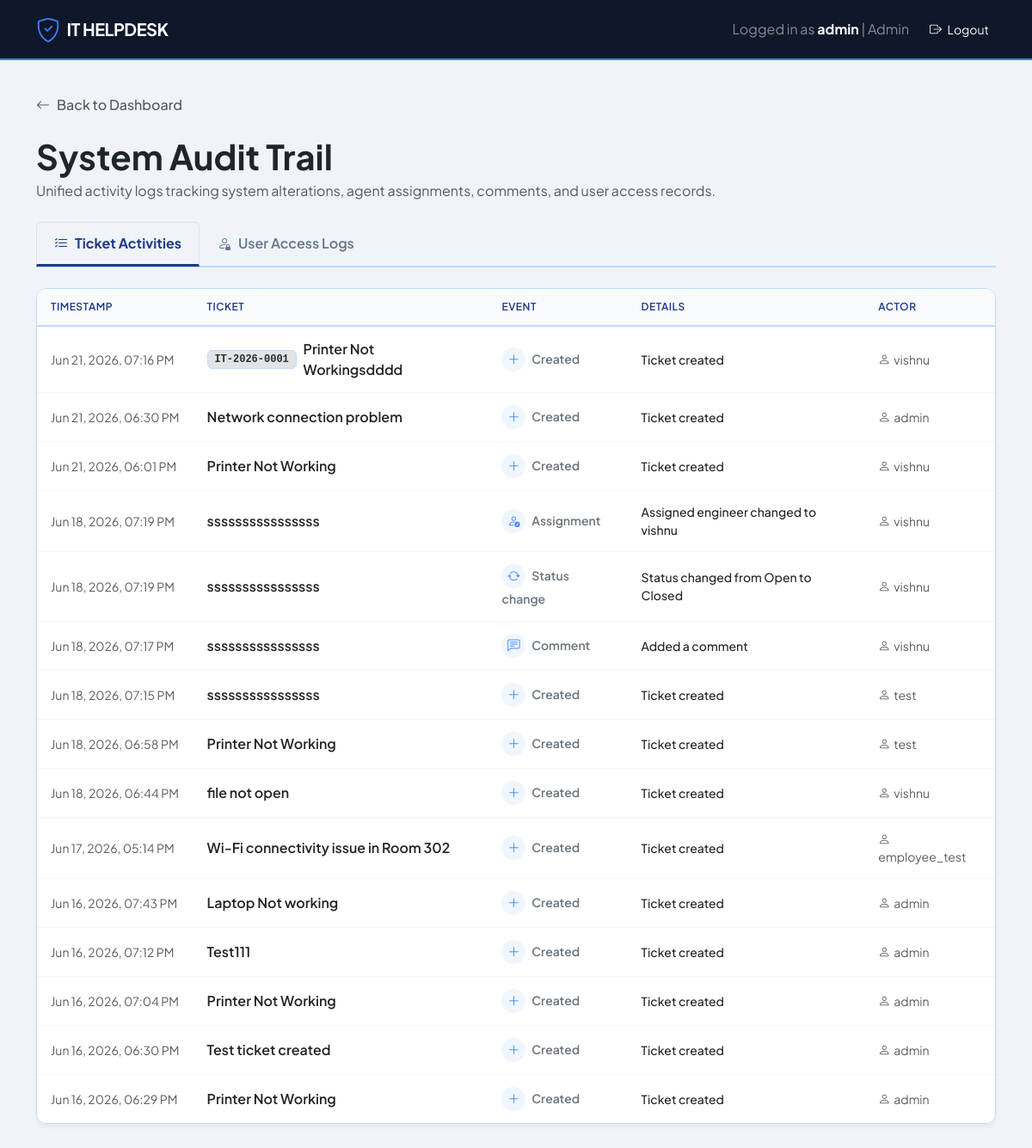
The app's page /audit-log/ (signed in) with its own data.
### tickets/models.py (models this page shows, shortened)
class TicketActivity(models.Model):
    class EventType(models.TextChoices):
        CREATED = 'CREATED', 'Created'
        COMMENT = 'COMMENT', 'Comment'
        ATTACHMENT = 'ATTACHMENT', 'Attachment'
        STATUS = 'STATUS', 'Status change'
        ASSIGNMENT = 'ASSIGNMENT', 'Assignment'
        UPDATE = 'UPDATE', 'Update'
    ticket = models.ForeignKey(Ticket, on_delete=models.CASCADE, related_name='activities')
    actor = models.ForeignKey(User, on_delete=models.SET_NULL, null=True, blank=True)
    event_type = models.CharField(max_length=20, choices=EventType.choices)
    message = models.CharField(max_length=255)
    created_at = models.DateTimeField(auto_now_add=True)
    class Meta:
        ordering = ['-created_at']
        verbose_name_plural = 'ticket activities'

class Ticket(models.Model):
    ticket_number = models.CharField(max_length=20, unique=True, null=True, blank=True)
    subject = models.CharField(max_length=200)
    description = models.TextField()
    CATEGORY_CHOICES = [
        ('Hardware', 'Hardware'),
        ('Software', 'Software'),
        ('Network', 'Network'),
        ('Printer', 'Printer'),
        ('Email', 'Email'),
        ('SAP MM', 'SAP MM'),
        ('SAP PP', 'SAP PP'),
        ('SAP FI', 'SAP FI'),
        ('SAP SD', 'SAP SD'),
        ('Access Request', 'Access Request'),
    ]
    category = models.CharField(max_length=20, choices=CATEGORY_CHOICES, default='Software')
    PRIORITY_CHOICES = [
        ('Low', 'Low'),
        ('Medium', 'Medium'),
        ('High', 'High'),
        ('Critical', 'Critical'),
    ]
    priority = models.CharField(max_length=20, choices=PRIORITY_CHOICES)
    STATUS_CHOICES = [
        ('Open', 'Open'),
        ('In Progress', 'In Progress'),
        ('Resolved', 'Resolved'),
        ('Closed', 'Closed'),
    ]
    status = models.CharField(max_length=20, choices=STATUS_CHOICES, default='Open')
    created_at = models.DateTimeField(auto_now_add=True)
    resolved_at = models.DateTimeField(null=True, blank=True)
    created_by = models.ForeignKey(User, on_delete=models.CASCADE, related_name='created_tickets', null=True, blank=True)
    assigned_to = models.ForeignKey(User, on_delete=models.SET_NULL, related_name='assigned_tickets', null=True, blank=True)

### tickets/views.py (the view)
# urls.py: path('audit-log/', views.audit_log, name='audit_log'),
@login_required
def audit_log(request):
    if not user_can_manage_tickets(request.user):
        raise PermissionDenied("Only IT Support and Admin users can access the Audit Log.")
    ticket_activities = TicketActivity.objects.select_related('ticket', 'actor').all().order_by('-created_at')[:200]
    user_activities = UserActivityLog.objects.select_related('user').all().order_by('-timestamp')[:200]
    context = {
        'ticket_activities': ticket_activities,
        'user_activities': user_activities,
        'user_role': get_user_role(request.user),
    }
    return render(request, 'tickets/audit_log.html', context)

### accounts/models.py (called while the page is built)
def get_user_role(user):
    if user.is_superuser:
        return UserProfile.Role.ADMIN
    try:
        return UserProfile.Role(user.profile.role)
    except UserProfile.DoesNotExist:
        return UserProfile.Role.IT_SUPPORT if user.is_staff else UserProfile.Role.EMPLOYEE

def user_is_admin(user):
    return user.is_authenticated and get_user_role(user) == UserProfile.Role.ADMIN

def user_can_manage_tickets(user):
    return user_is_admin(user) or user_is_it_support(user)

### tickets/templates/tickets/audit_log.html (shortened to what this page needs)
<!DOCTYPE html>
<html lang="en">
<head>
    <link href="https://cdn.jsdelivr.net/npm/bootstrap@5.3.3/dist/css/bootstrap.min.css" rel="stylesheet">
    <link href="https://cdn.jsdelivr.net/npm/bootstrap-icons@1.11.3/font/bootstrap-icons.min.css" rel="stylesheet">
</head>
<body>
    <nav class="navbar navbar-expand-lg navbar-dark sticky-top">
        <div class="container">
            <a class="navbar-brand d-flex align-items-center gap-2" href="/">
                <i class="bi bi-shield-check fs-3"></i>
                <span>IT HELPDESK</span>
            </a>
            <div class="collapse navbar-collapse justify-content-end" id="navbarNav">
                <div class="d-flex align-items-center mt-3 mt-lg-0 gap-3">
                    <span class="text-white-50">Logged in as <strong class="text-white">{{ request.user.username }}</strong> | {{ user_role.label }}</span>
                    <form action="{% url 'logout' %}" method="post" class="m-0">
                        <button type="submit" class="btn btn-outline-light btn-sm border-0"><i class="bi bi-box-arrow-right me-1"></i> Logout</button>
                    </form>
                </div>
            </div>
        </div>
    </nav>
    <div class="container main-container">
        <div class="mb-4">
            <a href="/" class="text-decoration-none text-muted fw-medium d-flex align-items-center gap-2">
                <i class="bi bi-arrow-left"></i>
                <span>Back to Dashboard</span>
            </a>
        </div>
        <div class="mb-4">
            <h1 class="fw-bold tracking-tight mb-1 text-dark">System Audit Trail</h1>
            <p class="text-muted mb-0">Unified activity logs tracking system alterations, agent assignments, comments, and user access records.</p>
        </div>
        <ul class="nav nav-tabs mb-4" id="auditTabs" role="tablist">
            <li class="nav-item" role="presentation">
                <button class="nav-link active" id="ticket-tab" data-bs-toggle="tab" data-bs-target="#ticket-pane" type="button" role="tab" aria-controls="ticket-pane" aria-selected="true">
                    <i class="bi bi-list-check me-2"></i>Ticket Activities
                </button>
            </li>
            <li class="nav-item" role="presentation">
                <button class="nav-link" id="user-tab" data-bs-toggle="tab" data-bs-target="#user-pane" type="button" role="tab" aria-controls="user-pane" aria-selected="false">
                    <i class="bi bi-person-lock me-2"></i>User Access Logs
                </button>
            </li>
        </ul>
        <div class="tab-content" id="auditTabContent">
            <div class="tab-pane fade show active" id="ticket-pane" role="tabpanel" aria-labelledby="ticket-tab" tabindex="0">
                <div class="card table-card">
                    <div class="table-responsive">
                        <table class="table mb-0 align-middle">
                            <thead>
                                <tr>
                                    <th>Timestamp</th>
                                    <th>Ticket</th>
                                    <th>Event</th>
                                    <th>Details</th>
                                    <th>Actor</th>
                                </tr>
                            </thead>
                            <tbody>
                                {% for act in ticket_activities %}
                                <tr>
                                    <td class="text-muted small" style="white-space: nowrap;">
                                        {{ act.created_at|date:"M d, Y, h:i A" }}
                                    </td>
                                    <td>
                                        <div class="d-flex align-items-center gap-2">
                                            {% if act.ticket.ticket_number %}
                                                <span class="badge bg-secondary-subtle text-secondary-emphasis font-monospace small" style="border: 1px solid var(--blue-border);">{{ act.ticket.ticket_number }}</span>
                                            {% endif %}
                                            <a href="{% url 'ticket_detail' act.ticket.id %}" class="fw-semibold text-dark text-decoration-none">{{ act.ticket.subject }}</a>
                                        </div>
                                    </td>
                                    <td>
                                        <span class="activity-icon me-1">
                                            {% if act.event_type == 'COMMENT' %}<i class="bi bi-chat-left-text"></i>
                                            {% elif act.event_type == 'ATTACHMENT' %}<i class="bi bi-paperclip"></i>
                                            {% elif act.event_type == 'STATUS' %}<i class="bi bi-arrow-repeat"></i>
                                            {% elif act.event_type == 'ASSIGNMENT' %}<i class="bi bi-person-check"></i>
                                            {% elif act.event_type == 'CREATED' %}<i class="bi bi-plus-lg"></i>
                                            {% else %}<i class="bi bi-pencil"></i>{% endif %}
                                        </span>
                                        <span class="small fw-semibold text-secondary">{{ act.get_event_type_display }}</span>
                                    </td>
                                    <td class="small text-dark fw-medium">
                                        {{ act.message }}
                                    </td>
                                    <td class="text-muted small">
                                        <i class="bi bi-person me-1"></i>{{ act.actor.username|default:"System" }}
                                    </td>
                                </tr>
                                {% endfor %}
                            </tbody>
                        </table>
                    </div>
                </div>
            </div>
        </div>
    </div>
</body>
</html>

### tickets/templates/tickets/audit_log.html (style rules this page uses)
:root { --bs-body-font-family: 'Plus Jakarta Sans', sans-serif; --primary-gradient: linear-gradient(135deg, #1e3a8a 0%, #2563eb 100%); --blue-light: #eff6ff; --blue-border: #bfdbfe; --blue-dark: #1e3a8a; --blue-accent: #3b82f6; }
body { background-color: #f0f4f8; color: #1e293b; min-height: 100vh; }
.navbar { background: #0f172a !important; border-bottom: 2px solid var(--blue-accent); }
.navbar-brand { font-weight: 700; color: #ffffff !important; letter-spacing: -0.5px; }
.navbar-brand i { color: #3b82f6; }
.main-container { padding-top: 2.5rem; padding-bottom: 4rem; }
.table-card { border: 1px solid var(--blue-border); background: #ffffff; border-radius: 12px; box-shadow: 0 4px 6px -1px rgba(0, 0, 0, 0.05); overflow: hidden; margin-bottom: 1.5rem; }
.table th { background-color: #f8fafc; color: var(--blue-dark); font-weight: 600; text-transform: uppercase; font-size: 0.75rem; letter-spacing: 0.5px; border-bottom: 2px solid var(--blue-border); padding: 12px 16px; }
.table td { padding: 14px 16px; vertical-align: middle; border-bottom: 1px solid #f1f5f9; }
.table tr:last-child td { border-bottom: none; }
.nav-tabs { border-bottom: 2px solid var(--blue-border); }
.nav-link { font-weight: 600; color: #64748b; border: none; padding: 12px 20px; transition: all 0.2s ease; }
.nav-tabs .nav-link.active { color: var(--blue-dark); border-bottom: 3px solid var(--blue-dark); font-weight: 700; background: transparent; }
.activity-icon { width: 28px; height: 28px; display: inline-flex; align-items: center; justify-content: center; border-radius: 50%; background: var(--blue-light); color: var(--blue-accent); font-size: 0.9rem; }

### records on screen
TicketActivity: created_at "Jun 21, 2026, 07:16 PM", ticket.ticket_number "IT-2026-0001", ticket.subject "Printer Not Workingsdddd", event_type "Created", message "Ticket created", actor.username "vishnu"
TicketActivity: created_at "Jun 21, 2026, 06:30 PM", ticket.subject "Network connection problem", event_type "Created", message "Ticket created", actor.username "admin"
TicketActivity: created_at "Jun 21, 2026, 06:01 PM", ticket.subject "Printer Not Working", event_type "Created", message "Ticket created", actor.username "vishnu"
TicketActivity: created_at "Jun 18, 2026, 07:19 PM", ticket.subject "ssssssssssssssss", event_type "Assignment", message "Assigned engineer changed to vishnu", actor.username "vishnu"
TicketActivity: created_at "Jun 18, 2026, 07:19 PM", ticket.subject "ssssssssssssssss", event_type "Status change", message "Status changed from Open to Closed", actor.username "vishnu"
TicketActivity: created_at "Jun 18, 2026, 07:17 PM", ticket.subject "ssssssssssssssss", event_type "Comment", message "Added a comment", actor.username "vishnu"
TicketActivity: created_at "Jun 18, 2026, 07:15 PM", ticket.subject "ssssssssssssssss", event_type "Created", message "Ticket created", actor.username "test"
TicketActivity: created_at "Jun 18, 2026, 06:58 PM", ticket.subject "Printer Not Working", event_type "Created", message "Ticket created", actor.username "test"
TicketActivity: created_at "Jun 18, 2026, 06:44 PM", ticket.subject "file not open", event_type "Created", message "Ticket created", actor.username "vishnu"
TicketActivity: created_at "Jun 17, 2026, 05:14 PM", ticket.subject "Wi-Fi connectivity issue in Room 302", event_type "Created", message "Ticket created", actor.username "employee_test"
TicketActivity: created_at "Jun 16, 2026, 07:43 PM", ticket.subject "Laptop Not working", event_type "Created", message "Ticket created", actor.username "admin"
TicketActivity: created_at "Jun 16, 2026, 07:12 PM", ticket.subject "Test111", event_type "Created", message "Ticket created", actor.username "admin"
TicketActivity: created_at "Jun 16, 2026, 07:04 PM", ticket.subject "Printer Not Working", event_type "Created", message "Ticket created", actor.username "admin"
TicketActivity: created_at "Jun 16, 2026, 06:30 PM", ticket.subject "Test ticket created", event_type "Created", message "Ticket created", actor.username "admin"
TicketActivity: created_at "Jun 16, 2026, 06:29 PM", ticket.subject "Printer Not Working", event_type "Created", message "Ticket created", actor.username "admin"

### other values on screen
{{ request.user.username }} "admin"
{{ user_role.label }} "Admin"
